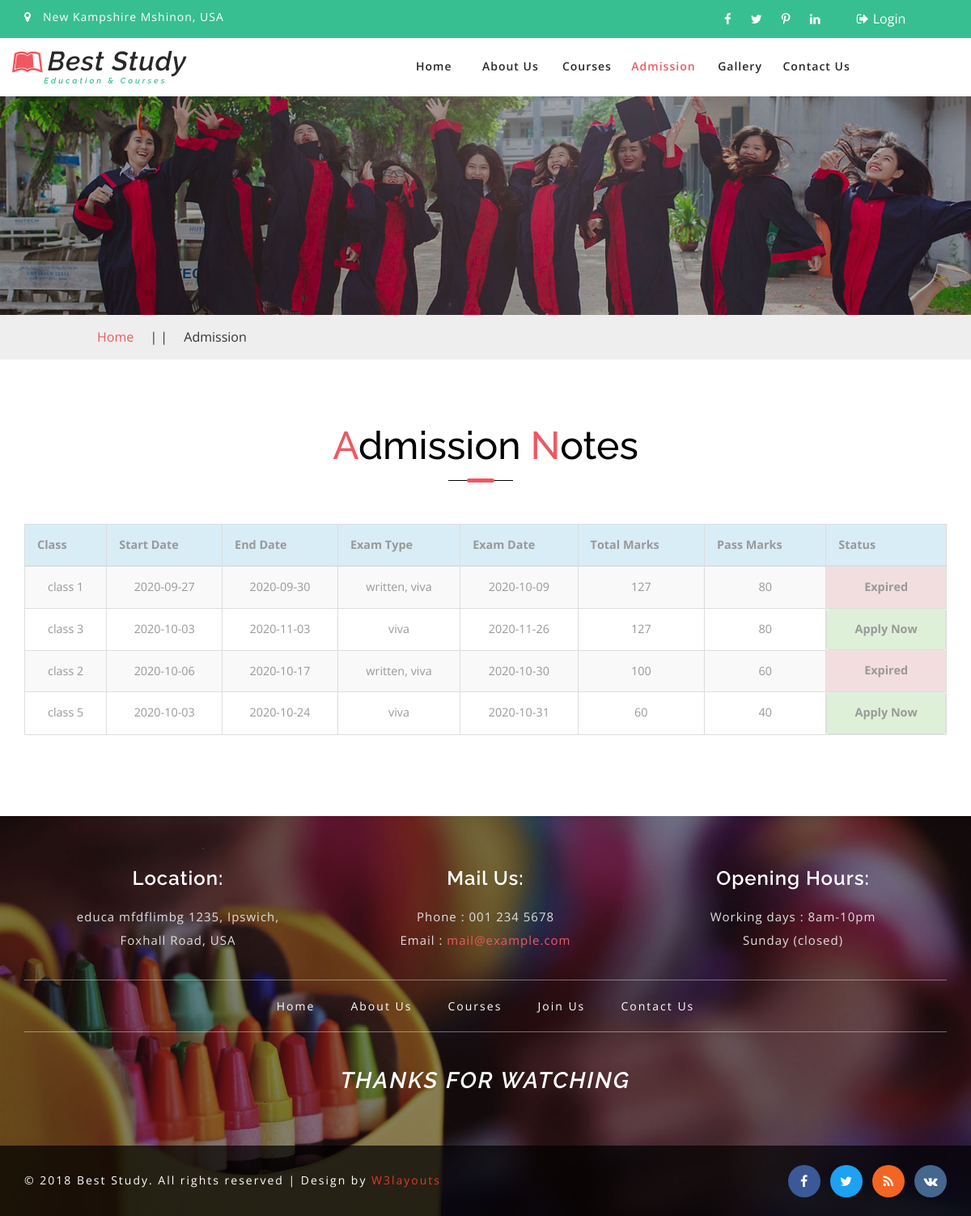
The page /index.php/admission on the database its author committed.
### tables this page shows
CREATE TABLE `admission_settings` (
  `id` int(10) UNSIGNED NOT NULL,
  `class_id` tinyint(4) UNSIGNED NOT NULL,
  `start_date` date DEFAULT NULL,
  `end_date` date DEFAULT NULL,
  `exam_type` varchar(50) NOT NULL,
  `exam_date` date DEFAULT NULL,
  `total_marks` tinyint(3) NOT NULL,
  `pass_marks` tinyint(3) NOT NULL
);

CREATE TABLE `class` (
  `id` tinyint(4) UNSIGNED NOT NULL,
  `name` varchar(50) NOT NULL
);

### application/controllers/Admission.php (called while the page is built, shortened)
<?php
class Admission extends CI_Controller
{
	public function index()
	{
		$data['js'] = [
			'assets/js/custom/check-email',
			'assets/js/custom/myjs',
			'assets/js/custom/common'
		];
		$this->load->helper('form');
		$data['sub'] = $this->om->view('*', 'class');
		$data['setupList'] = $this->om->view('admission_settings.*, class.name as cname', 'admission_settings', '', '', '', ['class' => 'class.id=admission_settings.class_id']);
		$data['title'] = 'Admission';
		$data['pages'] = $this->load->view('frontend/admission', $data, TRUE);
		$this->load->view('master', $data);
	}
}

### index.php (called while the page is built, shortened)
<?php
require_once BASEPATH.'core/CodeIgniter.php';

### application/models/OurModel.php (called while the page is built, shortened)
<?php
class OurModel extends CI_Model
{
    public function view($select, $table, $where = null, $order = null, $limit = null, $join = null, $group_by = null)
    {
        $this->db->select($select);
        $this->db->from($table);
        if ($join) {
            foreach ($join as $key => $value) {
                $this->db->join($key, $value);
            }
        }
        return $this->db->get()->result();
	}
}

### application/views/frontend/admission.php (the view, shortened to what this page needs)
<div class="inner_page_agile">
</div>
<div class="services-breadcrumb">
	<div class="inner_breadcrumb">
		<ul class="short_ls">
			<li>
				<a href="<?php echo base_url() ?>">Home</a>
				<span>| |</span>
			</li>
			<li>Admission</li>
		</ul>
	</div>
</div>
<div class="register-form-main">
	<div class="container">
		<?php
		if (isset($setupList)) {
		?>
			<div id="notes_bored">
				<div class="title-div">
					<h3 class="tittle">
						<span>A</span>dmission
						<span>N</span>otes
					</h3>
				</div>
				<table id="mydataTable" class="table table-bordered table-hover table-striped display text-center" style="width:100%">
					<thead>
						<tr class="info">
							<th>Class</th>
							<th>Start Date</th>
							<th>End Date</th>
							<th>Exam Type</th>
							<th>Exam Date</th>
							<th>Total Marks</th>
							<th>Pass Marks</th>
							<th>Status</th>
						</tr>
					</thead>
					<tbody id="atbody" class='align-center'>
						<?php
						foreach ($setupList as $sl) {
							$currentDate = new DateTime(date('Y-m-d H:i:s'));
							$startDate = new DateTime($sl->start_date);
							$endDate = new DateTime($sl->end_date);
							$intervalFromStart = $currentDate->diff($startDate);
							$intervalFromEnd = $currentDate->diff($endDate);
							$startEnd = $startDate->diff($endDate);
							if ($intervalFromStart->format('%R%a%h%i%s') > 0 && $intervalFromEnd->format('%R%a%h%i%s') > 0 && $startEnd->format('%R%a%h%i%s') > 0) {
								$status = "<td class='alert-info'><b>Upcoming</b></dt>";
							} elseif ($intervalFromStart->format('%R%a%h%i%s') < 0 && $intervalFromEnd->format('%R%a%h%i%s') > 0 && $startEnd->format('%R%a%h%i%s') > 0) {
								$status = "<td class='alert-success btn button btn-block apply_now' cid='".$sl->class_id."'><b>Apply Now</b></dt>";
							} elseif ($intervalFromEnd->format('%R%a%h%i%s') < 0 && $startEnd->format('%R%a%h%i%s') > 0) {
								$status = "<td class='alert-danger'><b>Expired</b></dt>";
							} else {
								$status = "<td class='alert-warning'><b>Wrong Date</b></dt>";
							}
						?>
							<tr class='align-center'>
								<td><?php echo $sl->cname ?></td>
								<td><?php echo $sl->start_date ?></td>
								<td><?php echo $sl->end_date ?></td>
								<td><?php echo $sl->exam_type ?></td>
								<td><?php echo $sl->exam_date ?></td>
								<td><?php echo $sl->total_marks ?></td>
								<td><?php echo $sl->pass_marks ?></td>
								<?php echo $status ?>
							</tr>
						<?php
						}
						?>
					</tbody>
				</table>
			</div>
		<?php
		}
		?>
	</div>
</div>

### application/views/master.php (shortened to what this page needs)
<!DOCTYPE html>
<html lang="en">
<head>
	<link href="<?php echo base_url() ?>assets/css/bootstrap.css" rel="stylesheet" type="text/css" media="all" />
	<link href="<?php echo base_url() ?>assets/css/style.css" rel="stylesheet" type="text/css" media="all" />
	<link href="<?php echo base_url() ?>assets/css/font-awesome.css" rel="stylesheet">
	<link href="<?php echo base_url() ?>assets/css/custom.css" rel="stylesheet">
</head>
<body>
	<div class="header-top">
		<div class="container">
			<div class="bottom_header_left">
				<p>
					<span class="fa fa-map-marker" aria-hidden="true"></span>New Kampshire Mshinon, USA
				</p>
			</div>
			<div class="bottom_header_right">
				<div class="bottom-social-icons">
					<a class="facebook" href="#">
						<span class="fa fa-facebook"></span>
					</a>
					<a class="twitter" href="#">
						<span class="fa fa-twitter"></span>
					</a>
					<a class="pinterest" href="#">
						<span class="fa fa-pinterest-p"></span>
					</a>
					<a class="linkedin" href="#">
						<span class="fa fa-linkedin"></span>
					</a>
				</div>
				<div class="header-top-righ">
					<?php
						$id = $this->session->userdata('id');
						if($id){
					?>
					<a href="<?php echo base_url('dashboard') ?>">
						<span class="fa fa-dashboard" aria-hidden="true"></span>Dashboard
					</a>
						<?php } else{ ?>
					<a href="<?php echo base_url('login') ?>">
						<span class="fa fa-sign-out" aria-hidden="true"></span>Login
					</a>
					<?php } ?>
				</div>
				<div class="clearfix"> </div>
			</div>
			<div class="clearfix"> </div>
		</div>
	</div>
	<div class="header">
		<div class="content white">
			<nav class="navbar navbar-default">
				<div class="container">
					<div class="navbar-header">
						<a class="navbar-brand" href="<?php echo base_url() ?>">
							<h1>
								<span class="fa fa-leanpub" aria-hidden="true"></span>Best Study
								<label>Education & Courses</label>
							</h1>
						</a>
					</div>
					<div class="collapse navbar-collapse" id="bs-example-navbar-collapse-1">
						<nav class="link-effect-2" id="link-effect-2">
							<ul class="nav navbar-nav">
								<li class="<?php if($this->uri->segment(1)==""){echo 'active';}?>">
									<a href="<?php echo base_url() ?>" class="effect-3">Home</a>
								</li>
								<li class="<?php if($this->uri->segment(1)=="about"){echo 'active';}?>">
									<a href="<?php echo base_url('about') ?>" class="effect-3">About Us</a>
								</li>
								<li class="<?php if($this->uri->segment(1)=="course"){echo 'active';}?>">
									<a href="<?php echo base_url('course') ?>" class="effect-3">Courses</a>
								</li>
								<li class="<?php if($this->uri->segment(1)=="admission"){echo 'active';}?>">
									<a href="<?php echo base_url('admission') ?>" class="effect-3">Admission</a>
								</li>
								<li class="<?php if($this->uri->segment(1)=="gallery"){echo 'active';}?>">
									<a href="<?php echo base_url('gallery') ?>" class="effect-3">Gallery</a>
								</li>
								<li class="<?php if($this->uri->segment(1)=="contact"){echo 'active';}?>">
									<a href="<?php echo base_url('contact') ?>" class="effect-3">Contact Us</a>
								</li>
							</ul>
						</nav>
					</div>
				</div>
			</nav>
		</div>
	</div>
	<?php
if (isset($pages)) {
    echo $pages;
}
?>
	<div class="mkl_footer">
		<div class="sub-footer">
			<div class="container">
				<div class="mkls_footer_grid">
					<div class="col-xs-4 mkls_footer_grid_left">
						<h4>Location:</h4>
						<p>educa mfdflimbg 1235, Ipswich,
							<br> Foxhall Road, USA</p>
					</div>
					<div class="col-xs-4 mkls_footer_grid_left">
						<h4>Mail Us:</h4>
						<p>
							<span>Phone : </span>001 234 5678</p>
						<p>
							<span>Email : </span>
							<a href="mailto:info@example.com">mail@example.com</a>
						</p>
					</div>
					<div class="col-xs-4 mkls_footer_grid_left">
						<h4>Opening Hours:</h4>
						<p>Working days : 8am-10pm</p>
						<p>Sunday
							<span>(closed)</span>
						</p>
					</div>
					<div class="clearfix"> </div>
				</div>
				<div class="botttom-nav-allah">
					<ul>
						<li>
							<a href="<?php echo base_url() ?>">Home</a>
						</li>
						<li>
							<a href="<?php echo base_url('about') ?>">About Us</a>
						</li>
						<li>
							<a href="<?php echo base_url('courses') ?>">Courses</a>
						</li>
						<li>
							<a href="<?php echo base_url('admission') ?>">Join Us</a>
						</li>
						<li>
							<a href="<?php echo base_url('contact') ?>">Contact Us</a>
						</li>
					</ul>
				</div>
				<div class="footer-middle-thanks">
					<h2>Thanks For watching</h2>
				</div>
			</div>
		</div>
		<div class="footer-copy-right">
			<div class="container">
				<div class="allah-copy">
					<p>© 2018 Best Study. All rights reserved | Design by
						<a href="http://w3layouts.com/">W3layouts</a>
					</p>
				</div>
				<div class="footercopy-social">
					<ul>
						<li>
							<a href="#">
								<span class="fa fa-facebook"></span>
							</a>
						</li>
						<li>
							<a href="#">
								<span class="fa fa-twitter"></span>
							</a>
						</li>
						<li>
							<a href="#">
								<span class="fa fa-rss"></span>
							</a>
						</li>
						<li>
							<a href="#">
								<span class="fa fa-vk"></span>
							</a>
						</li>
					</ul>
				</div>
				<div class="clearfix"></div>
			</div>
		</div>
	</div>
</body>
</html>

### rows shown on the page
admission_settings: class.name "class 1", start_date "2020-09-27", end_date "2020-09-30", exam_type "written, viva", exam_date "2020-10-09", total_marks "127", pass_marks "80", shows "Expired"
admission_settings: class.name "class 3", start_date "2020-10-03", end_date "2020-11-03", exam_type "viva", exam_date "2020-11-26", total_marks "127", pass_marks "80"
admission_settings: class.name "class 2", start_date "2020-10-06", end_date "2020-10-17", exam_type "written, viva", exam_date "2020-10-30", total_marks "100", pass_marks "60", shows "Expired"
admission_settings: class.name "class 5", start_date "2020-10-03", end_date "2020-10-24", exam_type "viva", exam_date "2020-10-31", total_marks "60", pass_marks "40"
